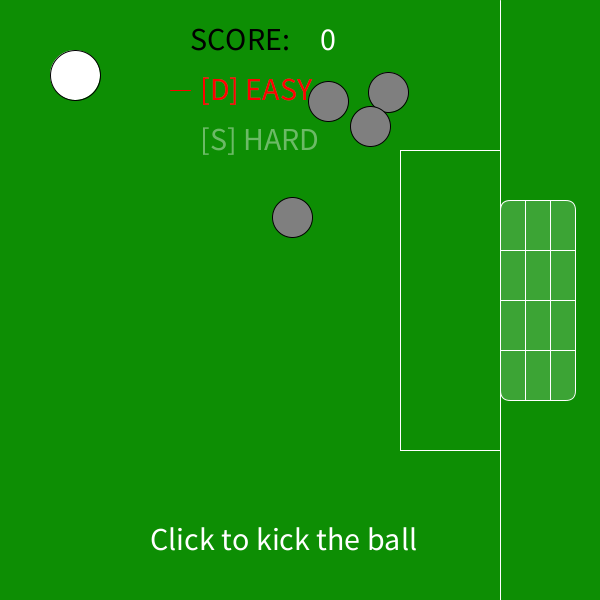
Frame 1 (no input)
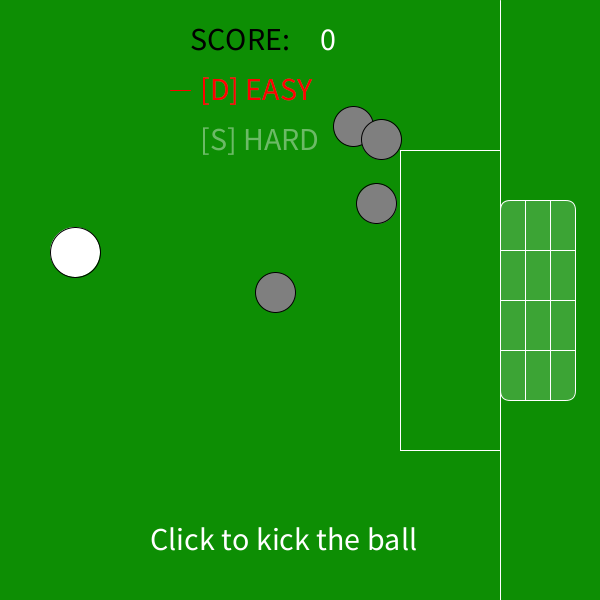
Frame 60 (the mouse pressed at the canvas centre just before this capture)
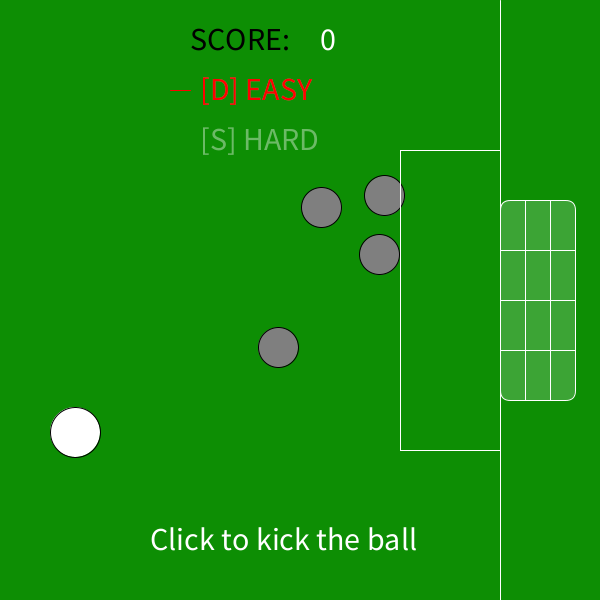
Frame 120 (the mouse held since frame 60 and released just before this capture)

The Processing sketch that drew these frames (run headless with seeded random() and noise(); from frame 60 on, the mouse is pressed at the canvas centre):

// Processing sketch: Myfirstgamev2array
// ── Myfirstgamev2array.pde
int ePosX=75;
int ePosY=75;
int xDirSpeed=8;
int yDirSpeed=3;
int xDir=10;
int yDir=yDirSpeed;
int score=0;
boolean ballActivated = false;
boolean EASY = true;
boolean HARD = false;

Bubble[]bubbles=new Bubble[4];

void setup () 
{
  size(600,600);
  background(#0D8E04);
  for(int i=0; i<bubbles.length; i++){
  bubbles[i]=new Bubble();
  }
}

void draw ()
{
  background(#0D8E04);
   // b1.display();
   // b2.display();
  
  //ARRAY OF PLAYERS
  for(int i=0; i<bubbles.length; i++){
  bubbles[i].display();
  bubbles[i].move();
  }
  
  //SCORE BOARD
   fill(0);
   textSize(32);
   text("SCORE:", width/2-110, 50);
   fill(255);
   text(score, width/2+20, 50);
   text("Click to kick the ball", width/2-150, 550);   
   noFill();

 //DIFFICULTY
  fill(255,255,255, 100);
  text("[S] HARD", 200, 150);
  fill(255,255,255, 100);
  text("[D] EASY", 200, 100);
  noFill();
   
   //BALL
  fill(255);
  stroke(0);
  ellipse(ePosX, ePosY, 50, 50);
  noFill();
 
  //GOAL
  stroke(255);
  fill(255, 255, 255, 50);
  rect(500, 200, 75, 200, 10);
  
  line(550, 200, 550, 400);
  line(525, 200, 525, 400);
  
  line(500, 250, 575, 250);
  line(500, 300, 575, 300);
  line(500, 350, 575, 350);
  
  noFill();
  noStroke();
  
  //FIELD LINES
  stroke(255);
  line(500, 0, 500, 600);
  rect( 400, 150, 100, 300);
  noStroke();
  
  //DIFFICULTY

//ePosY = ePosY + yDir;

    if (EASY)
  {
   ePosY = ePosY + yDir;
  fill(255,0,0);
  text("[D] EASY", 200,100);
  noFill();
  
  stroke(255,0,0);
  line(170, 90, 190,90);
  noStroke();
  }
  
    if (HARD)
  {
   ePosY = ePosY + yDir*5;
  fill(255,0,0);
  text("[S] HARD", 200,150);
  noFill();
  stroke(255,0,0);
  line(170, 140, 190,140);
  noStroke();
   
   EASY = false;
   
  }

    //ELLIPSE BOUNCE
  if (ePosY>height-25)
  {
    yDir = -yDirSpeed;
  }
  if (ePosY<25)
  {
    yDir = +yDirSpeed;
  }

    //KICK BALL
  if (ballActivated)
  {
      ePosX = ePosX + xDir;
      yDir = 0;
  }
  
  //RESET BALL
  if (ePosX>550)
  {
  ballActivated=false;
  ePosX=ePosX-480;
  yDir = +3;
  ePosY=ePosY+yDir;
  }

  //SCOREBOARD
  if ((ePosX>525 && ePosX<600) && (ePosY>200 && ePosY<400))
  {
  score += 1;
  fill(0,255,0,255);
  textSize(60);
  text("GOAL", width/2-100, height/2);
  noFill();
  }
  if ((ePosX>525 && ePosX<600) && (ePosY<200 || ePosY>400))
  {
  score = 0;
  fill(255,0,0,255);
  textSize(60);
  text("GAME OVER", width/2-200, height/2);
  noFill();
  }
}

  //VOID EVENTS
void mouseClicked()
   {
ballActivated = true;
    }

void keyReleased()
 { 
  
  if (key == 's' || key == 'S')
    HARD = true;
    EASY = false;

  if (key == 'd' || key == 'D')
    HARD = false;
    EASY = true;
 }

// ── bubble_class.pde
class Bubble{
  
  float x;
  float y;
  float diameter;
  float yspeed;
  float ydirection=1;
  
  Bubble(){
 x = random(200,400); //positions on axis
 y = random(0,400);
 diameter = 40;
  }
  
  void display(){
  x=x+random(-3,3);
  y=y+random(-3,3);
  stroke(0);
  fill(127);
  ellipse(x,y,diameter,diameter);
  }
  
  void move(){
  y = y+1;
  if (y>height){
  y = -ydirection;}
  
  if (y < 0){
  y = +y; 
  }
  
  //void direction(){
  
  //}
  
  }
  
}
